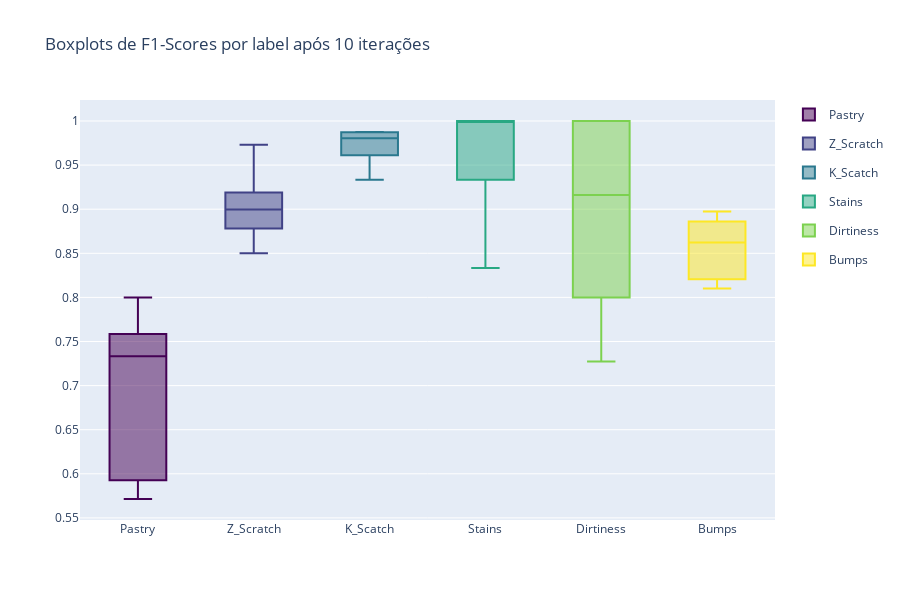

Notebook cell for this chart:
### Code cell
knn_f1 = knn_res['f1-scores']

plot_label_metrics(knn_f1, 'f1-scores')

### Figure 1 — Plotly figure (JSON) as saved in the notebook; plotly's stock layout.template omitted (floating-point values rounded to 4 significant figures)
{"data": [{"legendgroup": "0", "marker": {"color": "rgb(68, 1, 84)"}, "name": "Pastry", "type": "box", "y": [0.7586, 0.5926, 0.6154, 0.7879, 0.7333, 0.75, 0.8, 0.5714, 0.5833, 0.7333]}, {"legendgroup": "1", "marker": {"color": "rgb(64, 66, 134)"}, "name": "Z_Scratch", "type": "box", "y": [0.9189, 0.85, 0.9048, 0.973, 0.9048, 0.8718, 0.8824, 0.9444, 0.8947, 0.878]}, {"legendgroup": "2", "marker": {"color": "rgb(42, 120, 142)"}, "name": "K_Scatch", "type": "box", "y": [0.961, 0.9737, 0.9873, 0.9873, 0.9333, 0.9873, 0.95, 0.962, 0.9877, 0.987]}, {"legendgroup": "3", "marker": {"color": "rgb(40, 168, 131)"}, "name": "Stains", "type": "box", "y": [1, 0.8333, 0.8571, 1, 1, 1, 0.9333, 1, 1, 0.9333]}, {"legendgroup": "4", "marker": {"color": "rgb(124, 209, 79)"}, "name": "Dirtiness", "type": "box", "y": [1, 0.9231, 0.7273, 0.9231, 0.8, 0.9091, 0.8889, 1, 1, 0.8]}, {"legendgroup": "5", "marker": {"color": "rgb(253, 231, 37)"}, "name": "Bumps", "type": "box", "y": [0.8706, 0.814, 0.8537, 0.8974, 0.8205, 0.8861, 0.8889, 0.8506, 0.8706, 0.8101]}], "layout": {"autosize": true, "height": 600, "title": {"text": "Boxplots de F1-Scores por label após 10 iterações"}, "xaxis": {"autorange": true, "range": [-0.5, 5.5], "type": "category"}, "yaxis": {"autorange": true, "range": [0.5476, 1.024], "type": "linear"}}}
